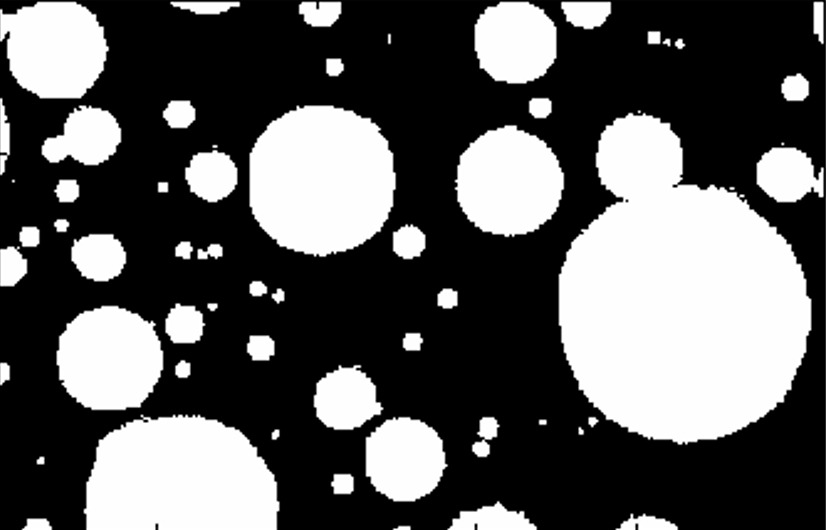
#> input picture tratamiento de imagenes/circulos.jpeg, 826 x 530 px, found by its file name
$ python erocion.py
#> lines starting #> are read from the running program, lines starting #| are printed output that depends on the picture

import cv2
import numpy as np

imagen = cv2.imread(r'C:\Users\DELL\Pictures\cuevas\circulos.jpeg',0)
#> imagen is the input picture: shape (530, 826); min 0, max 255, mean 92.7

cv2.imshow('Original', imagen)
kernel = np.ones((5,5),np.uint8)

imagen_erosionada = cv2.erode(imagen, kernel, iterations = 3)
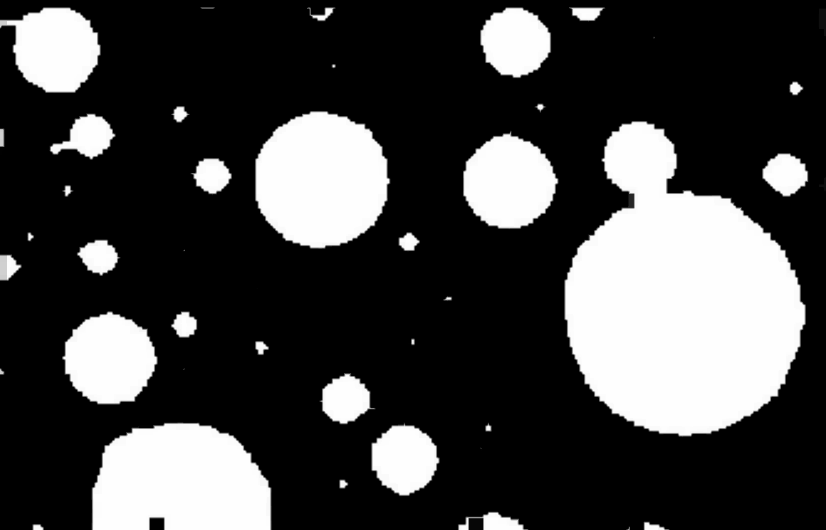
#> imagen_erosionada: shape (530, 826); min 0, max 254, mean 66.9

resultado = cv2.subtract(imagen,imagen_erosionada)
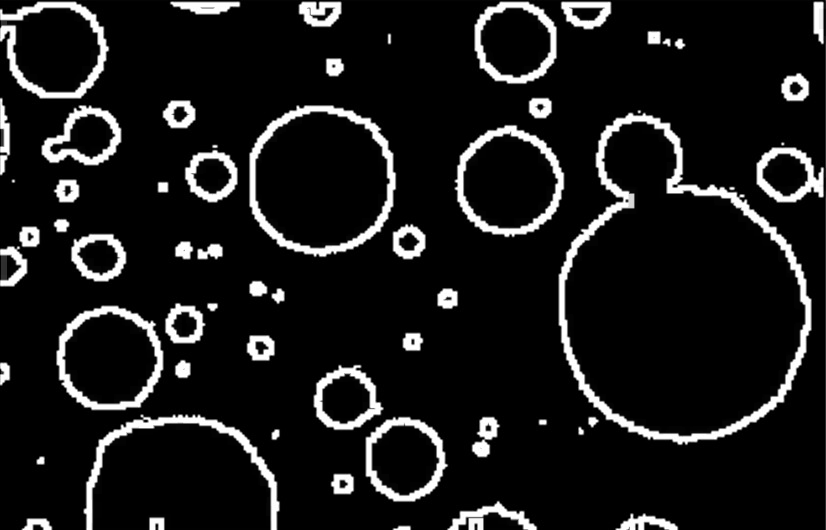
#> resultado: shape (530, 826); min 0, max 255, mean 25.8

cv2.imshow('resultado',resultado)


cv2.waitKey(0)
cv2.destroyAllWindows()

$ run again, with tratamiento de imagenes/cuadrados.jpeg copied over tratamiento de imagenes/circulos.jpeg
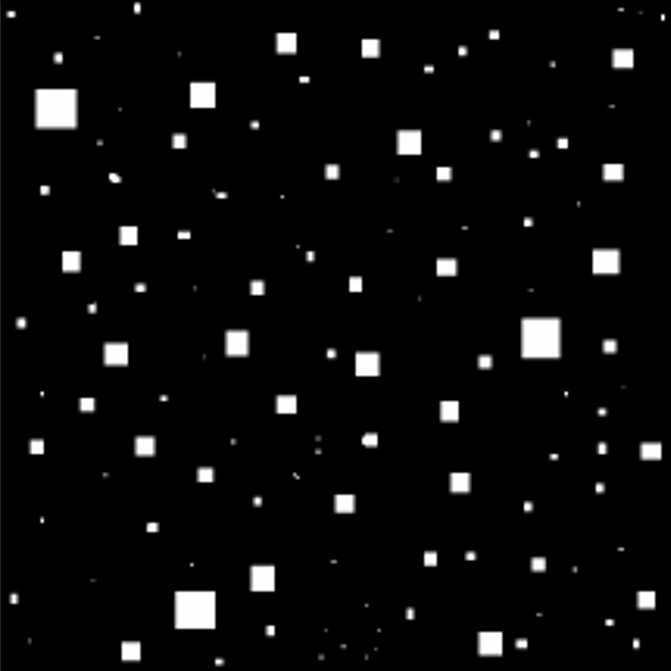
#> input picture tratamiento de imagenes/cuadrados.jpeg, 671 x 671 px, found by its file name
#> `imagen_erosionada = cv2.erode(imagen, kernel, iterations = 3)`:
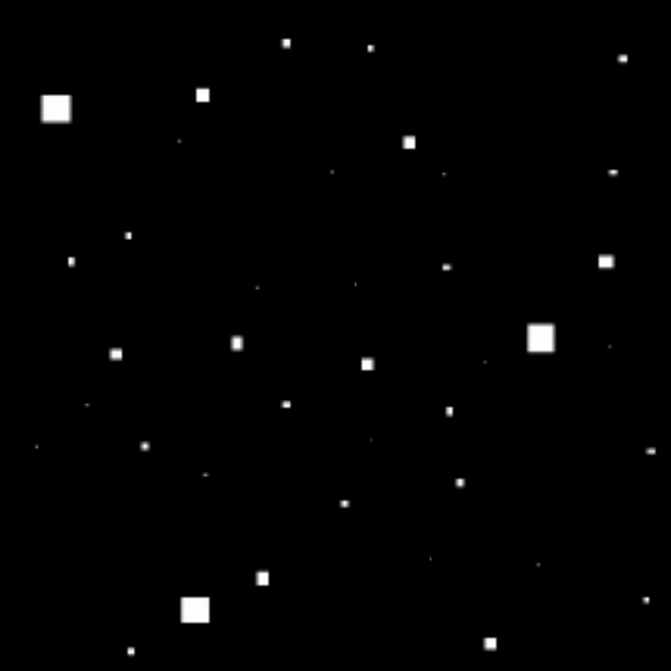
#> imagen_erosionada: shape (671, 671); min 0, max 254, mean 2.3

$ run again, with tratamiento de imagenes/hombre.jpeg copied over tratamiento de imagenes/circulos.jpeg
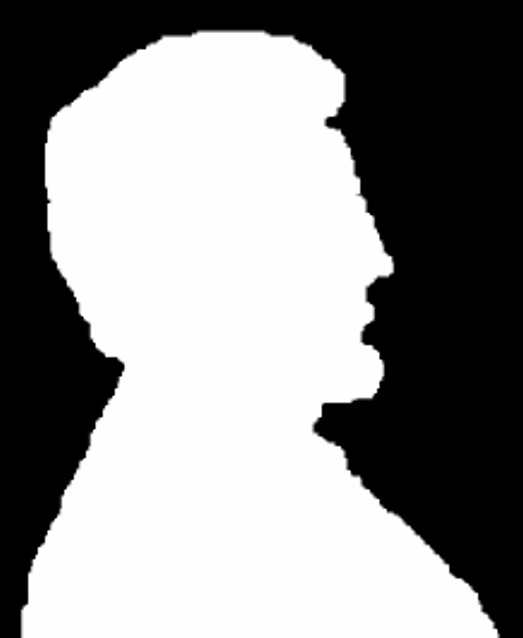
#> input picture tratamiento de imagenes/hombre.jpeg, 523 x 638 px, found by its file name
#> imagen is the input picture: shape (638, 523); min 0, max 255, mean 141.2
#> `imagen_erosionada = cv2.erode(imagen, kernel, iterations = 3)`:
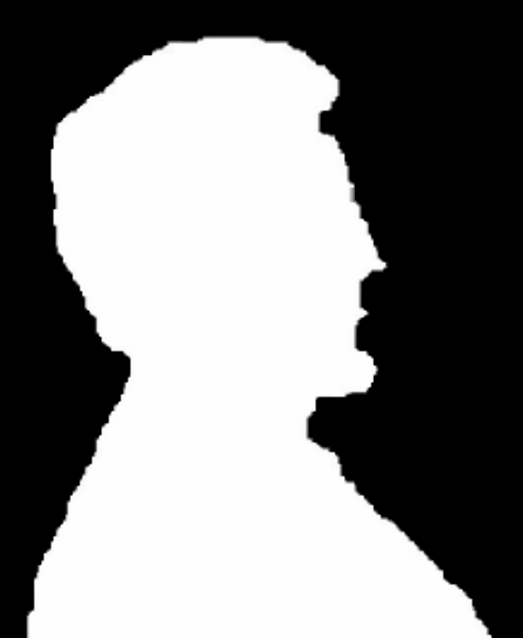
#> imagen_erosionada: shape (638, 523); min 0, max 254, mean 131.5
#> `resultado = cv2.subtract(imagen,imagen_erosionada)`:
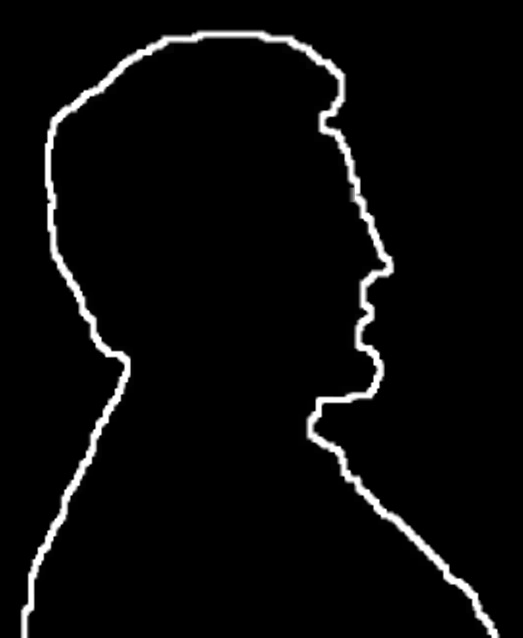
#> resultado: shape (638, 523); min 0, max 255, mean 9.7

$ run again, with tratamiento de imagenes/huella.jpeg copied over tratamiento de imagenes/circulos.jpeg
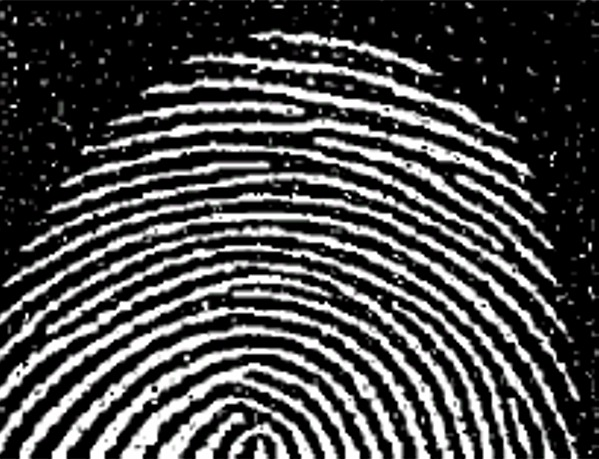
#> input picture tratamiento de imagenes/huella.jpeg, 599 x 459 px, found by its file name
#> `imagen_erosionada = cv2.erode(imagen, kernel, iterations = 3)`:
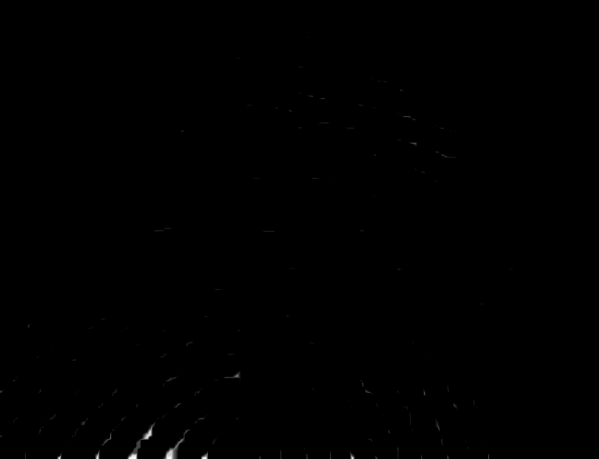
#> imagen_erosionada: shape (459, 599); min 0, max 252, mean 0.3
